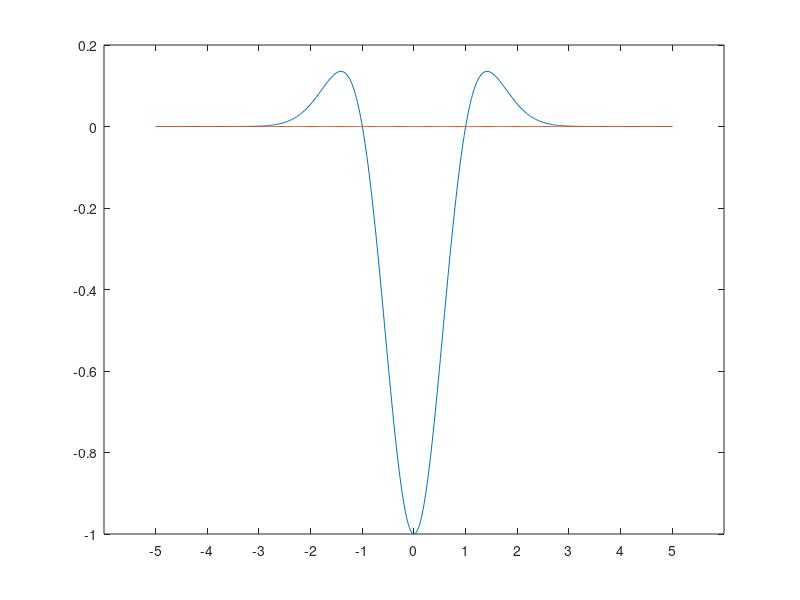

This chart was generated by the following MATLAB code:
X = linspace(-5,5,500);
Y = arrayfun(@(x) (x^2-1)*exp(-x^2), X);
plot(X,Y,X,zeros(1,500));
set(gca,'XTick',[-5,-4,-3,-2,-1,0,1,2,3,4,5])